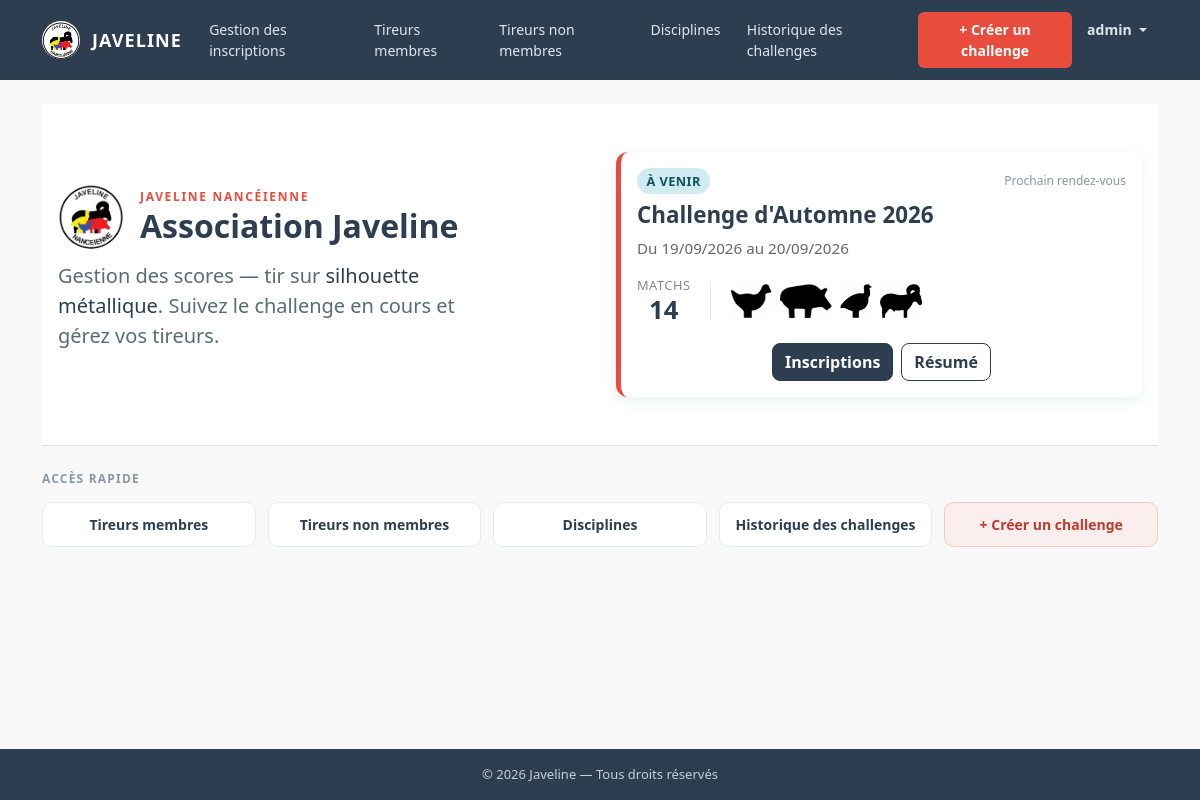
Page / (signed in) on the committed database.
### tables this page shows
CREATE TABLE challenges (
    id          INT UNSIGNED                    NOT NULL AUTO_INCREMENT,
    libelle     VARCHAR(200)                    NOT NULL,
    date_debut  DATE                            NOT NULL,
    date_fin    DATE                            NOT NULL,
    statut      ENUM('ouvert', 'archive')       NOT NULL DEFAULT 'ouvert',
    created_at  DATETIME                        NOT NULL DEFAULT CURRENT_TIMESTAMP,
    PRIMARY KEY (id),
    CONSTRAINT chk_dates CHECK (date_fin >= date_debut)
);

### core/Database.php (called while the page is built, shortened)
<?php
class Database
{
    private static ?PDO $instance = null;
    public static function getInstance(): PDO
    {
        if (self::$instance === null) {
            $dsn = 'mysql:host=' . DB_HOST
                 . ';dbname=' . DB_NAME
                 . ';charset=' . DB_CHARSET;
            $options = [
                PDO::ATTR_ERRMODE            => PDO::ERRMODE_EXCEPTION,
                PDO::ATTR_DEFAULT_FETCH_MODE => PDO::FETCH_ASSOC,
                PDO::ATTR_EMULATE_PREPARES   => false,
            ];
            try {
                self::$instance = new PDO($dsn, DB_USER, DB_PASS, $options);
            } catch (PDOException $e) {
                if (APP_ENV === 'development') {
                    die('Erreur de connexion à la base de données : ' . $e->getMessage());
                } else {
                    die('Erreur de connexion à la base de données. Veuillez réessayer plus tard.');
                }
            }
        }
        return self::$instance;
    }
}

### app/controllers/HomeController.php (called while the page is built, shortened)
<?php
require_once APP_ROOT . '/app/models/ChallengeModel.php';
class HomeController extends Controller
{
    public function index(): void
    {
        $model = new ChallengeModel();
        $challengeActif = $model->findActif();
        $this->render('home/index', [
            'titrePage'      => 'Accueil — ' . APP_NAME,
            'challengeActif' => $challengeActif,
        ]);
    }
}

### core/Model.php (called while the page is built, shortened)
<?php
abstract class Model
{
    public function __construct()
    {
        $this->db = Database::getInstance();
    }
}

### app/models/ChallengeModel.php (called while the page is built, shortened)
<?php
require_once APP_ROOT . '/core/Model.php';
class ChallengeModel extends Model
{
    public function findActif(): array|null
    {
        $sql = "SELECT c.*,
                    COUNT(DISTINCT CASE WHEN i.tireur_type = 'membre'   THEN i.tireur_id END) AS nb_membres,
                    COUNT(DISTINCT CASE WHEN i.tireur_type = 'externe'  THEN i.tireur_id END) AS nb_externes,
                    COUNT(i.id) AS nb_matchs
                FROM challenges c
                LEFT JOIN inscriptions i ON i.challenge_id = c.id
                WHERE c.statut = 'ouvert'
                  AND c.date_fin >= CURDATE()
                GROUP BY c.id
                ORDER BY c.date_debut ASC
                LIMIT 1";
        $stmt = $this->db->prepare($sql);
        $stmt->execute();
        $result = $stmt->fetch();
        return $result ?: null;
    }
}

### index.php (called while the page is built, shortened)
<?php
require_once APP_ROOT . '/core/Database.php';
require_once APP_ROOT . '/core/Model.php';
require_once APP_ROOT . '/core/Auth.php';
$router = new Router();
$router->dispatch();

### core/Auth.php (called while the page is built, shortened)
<?php
class Auth
{
    public static function role(): string
    {
        return $_SESSION['utilisateur']['role'] ?? '';
    }
    public static function estAdmin(): bool
    {
        return self::role() === self::ROLE_ADMIN;
    }
}

### app/views/partials/challenge_card.php (the view, shortened to what this page needs)
<?php if ($challengeActif): ?>
    <?php
        $debut   = date('d/m/Y', strtotime($challengeActif['date_debut']));
        $fin     = date('d/m/Y', strtotime($challengeActif['date_fin']));
        $today   = date('Y-m-d');
        $enCours = ($today >= $challengeActif['date_debut'] && $today <= $challengeActif['date_fin']);
    ?>
    <div class="card challenge-card mx-auto">
        <div class="card-body">
            <div class="challenge-card-entete">
                <span class="badge-statut <?= $enCours ? 'badge-en-cours' : 'badge-a-venir' ?>">
                    <?= $enCours ? 'En cours' : 'À venir' ?>
                </span>
                <span class="challenge-card-souscription">Prochain rendez-vous</span>
            </div>
            <h2 class="card-title mt-2">
                <?= htmlspecialchars($challengeActif['libelle']) ?>
            </h2>
            <p class="card-text dates-challenge">
                <?= $debut === $fin ? $debut : 'Du ' . $debut . ' au ' . $fin ?>
            </p>
            <div class="challenge-card-stats">
                <ul class="liste-inscrits" aria-label="Tireurs inscrits">
                    <li>
                        <span class="inscrits-label">Matchs</span>
                        <span class="inscrits-compte"><?= (int)$challengeActif['nb_matchs'] ?></span>
                    </li>
                </ul>
                <div class="challenge-card-animaux">
                    <img src="<?= APP_URL ?>/public/img/poulet.png" alt="Poulet" title="Poulet">
                    <img src="<?= APP_URL ?>/public/img/cochon.png" alt="Cochon" title="Cochon">
                    <img src="<?= APP_URL ?>/public/img/dindon.png" alt="Dindon" title="Dindon">
                    <img src="<?= APP_URL ?>/public/img/mouflon.png" alt="Mouflon" title="Mouflon">
                </div>
            </div>
            <div class="d-flex gap-2 justify-content-center flex-wrap">
                <?php if (Auth::estAdmin()): ?>
                    <a href="<?= APP_URL ?>/challenges/<?= (int)$challengeActif['id'] ?>"
                       class="btn btn-primary"
                       aria-label="Gérer les inscriptions du challenge <?= htmlspecialchars($challengeActif['libelle']) ?>">
                        Inscriptions
                    </a>
                    <a href="<?= APP_URL ?>/challenges/<?= (int)$challengeActif['id'] ?>/resume"
                       class="btn btn-outline-primary"
                       aria-label="Voir le résumé du challenge <?= htmlspecialchars($challengeActif['libelle']) ?>">
                        Résumé
                    </a>
                <?php endif; ?>
            </div>
        </div>
    </div>
<?php endif; ?>

### public/css/style.css (style rules this page uses)
:root { --couleur-primaire: #2c3e50; --couleur-primaire-fonce: #1f2d3a; --couleur-secondaire: #e74c3c; --couleur-secondaire-fonce: #c0392b; --couleur-succes: #27ae60; --couleur-succes-fonce: #1e8449; --couleur-texte: #333333; --couleur-fond: #f9f9f9; --police-principale: 'Segoe UI', Tahoma, Geneva, Verdana, sans-serif; }
html, body { height: 100%; font-family: var(--police-principale); color: var(--couleur-texte); background-color: var(--couleur-fond); }
body { display: flex; flex-direction: column; }
.btn { --bs-btn-font-weight: 600; --bs-btn-border-radius: 0.5rem; transition: background-color 0.15s ease, border-color 0.15s ease, color 0.15s ease, box-shadow 0.15s ease; }
.btn-primary { --bs-btn-bg: var(--couleur-primaire); --bs-btn-border-color: var(--couleur-primaire); --bs-btn-hover-bg: var(--couleur-primaire-fonce); --bs-btn-hover-border-color: var(--couleur-primaire-fonce); --bs-btn-active-bg: var(--couleur-primaire-fonce); --bs-btn-active-border-color: var(--couleur-primaire-fonce); --bs-btn-disabled-bg: var(--couleur-primaire); --bs-btn-disabled-border-color: var(--couleur-primaire); --bs-btn-focus-shadow-rgb: 44, 62, 80; }
.btn-outline-primary { --bs-btn-color: var(--couleur-primaire); --bs-btn-border-color: var(--couleur-primaire); --bs-btn-hover-bg: var(--couleur-primaire); --bs-btn-hover-border-color: var(--couleur-primaire); --bs-btn-hover-color: #ffffff; --bs-btn-active-bg: var(--couleur-primaire); --bs-btn-active-border-color: var(--couleur-primaire); --bs-btn-disabled-color: var(--couleur-primaire); --bs-btn-disabled-border-color: var(--couleur-primaire); --bs-btn-focus-shadow-rgb: 44, 62, 80; }
.challenge-card, .challenge-vide { max-width: 540px; width: 100%; border: none; border-left: 5px solid var(--couleur-secondaire); border-radius: 0.75rem; box-shadow: 0 4px 16px rgba(44, 62, 80, 0.08); }
.challenge-card-entete { display: flex; align-items: center; justify-content: space-between; }
.challenge-card-souscription { font-size: 0.75rem; color: #8a97a3; }
.challenge-card-stats { display: flex; align-items: center; gap: 1.25rem; margin-bottom: 1.1rem; }
.challenge-card-animaux { display: flex; gap: 0.5rem; }
.challenge-card-animaux img { height: 34px; mix-blend-mode: multiply; }
.badge-statut { display: inline-block; padding: 0.25em 0.75em; border-radius: 999px; font-size: 0.8rem; font-weight: 600; letter-spacing: 0.03em; text-transform: uppercase; }
.badge-a-venir { background-color: #d1ecf1; color: #0c5460; }
.card-title { font-size: 1.4rem; font-weight: 700; color: var(--couleur-primaire); }
.dates-challenge { color: #666; font-size: 0.95rem; }
.liste-inscrits { list-style: none; padding: 0; margin: 0; display: flex; gap: 1.5rem; }
.liste-inscrits li { display: flex; flex-direction: column; align-items: center; }
.inscrits-label { font-size: 0.8rem; color: #888; text-transform: uppercase; letter-spacing: 0.04em; }
.inscrits-compte { font-size: 1.6rem; font-weight: 700; color: var(--couleur-primaire); line-height: 1.2; }

### rows in the picture
challenges: libelle "Challenge d'Automne 2026", date_debut "19/09/2026", date_fin "20/09/2026"

### other values in the picture
APP_NAME "JAVELINE"
Auth::identifiant() "admin"
$challengeActif['nb_matchs'] "14"
APP_NAME "Javeline"
